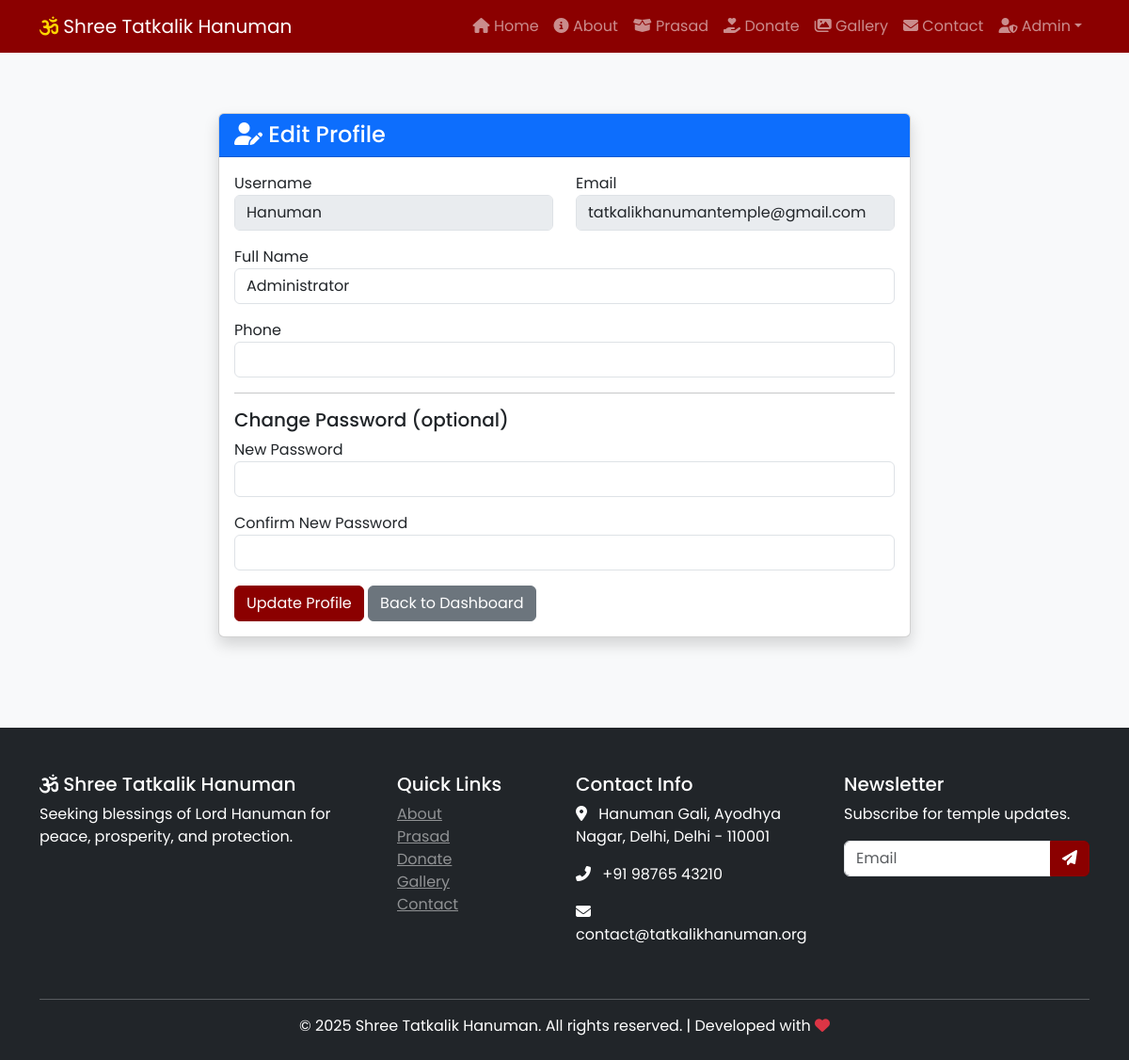
The app's page /profile (signed in) with its own data.
### app.py (models this page shows, shortened)
class User(UserMixin, db.Model):
    id = db.Column(db.Integer, primary_key=True)
    username = db.Column(db.String(80), unique=True, nullable=False)
    email = db.Column(db.String(120), unique=True, nullable=False)
    password_hash = db.Column(db.String(200), nullable=False)
    full_name = db.Column(db.String(100))
    phone = db.Column(db.String(20))
    role = db.Column(db.String(20), default='user')  # 'admin', 'user', 'darshan_manager'
    created_at = db.Column(db.DateTime, default=lambda: datetime.now(timezone.utc))
    bookings = db.relationship('PrasadBooking', backref='user', lazy=True)
    donations = db.relationship('Donation', backref='user', lazy=True)
    @property
    def is_admin(self):
        return self.role == 'admin'

class SiteSettings(db.Model):
    id = db.Column(db.Integer, primary_key=True)
    about_visible = db.Column(db.Boolean, default=True)
    prasad_visible = db.Column(db.Boolean, default=True)
    donation_visible = db.Column(db.Boolean, default=True)
    gallery_visible = db.Column(db.Boolean, default=True)
    contact_visible = db.Column(db.Boolean, default=True)
    phone_primary = db.Column(db.String(20), default='+91 98765 43210')
    phone_secondary = db.Column(db.String(20), default='')
    email_primary = db.Column(db.String(120), default='contact@tatkalikhanuman.org')
    email_secondary = db.Column(db.String(120), default='')
    address_line1 = db.Column(db.String(200), default='Hanuman Gali')
    address_line2 = db.Column(db.String(200), default='Ayodhya Nagar')
    city = db.Column(db.String(100), default='Delhi')
    state = db.Column(db.String(100), default='Delhi')
    pincode = db.Column(db.String(10), default='110001')
    google_maps_embed = db.Column(db.Text, default='')
    upi_id = db.Column(db.String(100), default='temple@ybl')
    upi_qr_filename = db.Column(db.String(200), default='')
    bank_name = db.Column(db.String(100), default='State Bank of India')
    bank_account_name = db.Column(db.String(200), default='Shree Tatkalik Hanuman Trust')
    bank_account_number = db.Column(db.String(50), default='123456789012')
    bank_ifsc = db.Column(db.String(20), default='SBIN0001234')
    bank_branch = db.Column(db.String(100), default='Main Branch')
    facebook_url = db.Column(db.String(200), default='#')
    instagram_url = db.Column(db.String(200), default='#')
    youtube_url = db.Column(db.String(200), default='#')
    twitter_url = db.Column(db.String(200), default='')
    morning_open = db.Column(db.String(10), default='06:00')
    morning_close = db.Column(db.String(10), default='12:00')
    evening_open = db.Column(db.String(10), default='16:00')
    evening_close = db.Column(db.String(10), default='21:00')
    mangala_aarti = db.Column(db.String(10), default='06:30')
    bhog_aarti = db.Column(db.String(10), default='12:30')
    sandhya_aarti = db.Column(db.String(10), default='19:00')
    shayan_aarti = db.Column(db.String(10), default='21:00')
    updated_at = db.Column(db.DateTime, default=lambda: datetime.now(timezone.utc), onupdate=lambda: datetime.now(timezone.utc))
    @staticmethod
    def get_settings():
        settings = SiteSettings.query.first()
        if not settings:
            settings = SiteSettings()
            db.session.add(settings)
            db.session.commit()
        return settings

### app.py (the view, shortened to what this page needs)
@app.route('/profile', methods=['GET', 'POST'])
@login_required
def profile():
    return render_template('profile.html')

### app.py (called while the page is built)
@login_manager.user_loader
def load_user(user_id):
    return User.query.get(int(user_id))

@app.context_processor
def inject_globals():
    try:
        settings = SiteSettings.get_settings()
    except:
        settings = None
    return {
        'settings': settings,
        'get_today_darshan': DailyDarshan.get_today_darshan,
        'now': lambda: datetime.now(timezone.utc)
    }

### templates/profile.html (shortened to what this page needs)
{% extends "base.html" %}
{% block content %}
<div class="container py-5">
    <div class="row justify-content-center">
        <div class="col-md-8">
            <div class="card shadow">
                <div class="card-header bg-primary text-white">
                    <h4 class="mb-0"><i class="fas fa-user-edit"></i> Edit Profile</h4>
                </div>
                <div class="card-body">
                    <form method="POST">
                        <div class="row">
                            <div class="col-md-6 mb-3">
                                <label>Username</label>
                                <input type="text" class="form-control" value="{{ current_user.username }}" disabled>
                            </div>
                            <div class="col-md-6 mb-3">
                                <label>Email</label>
                                <input type="email" class="form-control" value="{{ current_user.email }}" disabled>
                            </div>
                        </div>
                        <div class="mb-3">
                            <label>Full Name</label>
                            <input type="text" name="full_name" class="form-control" value="{{ current_user.full_name or '' }}">
                        </div>
                        <div class="mb-3">
                            <label>Phone</label>
                            <input type="tel" name="phone" class="form-control" value="{{ current_user.phone or '' }}">
                        </div>
                        <hr>
                        <h5>Change Password (optional)</h5>
                        <div class="mb-3">
                            <label>New Password</label>
                            <input type="password" name="new_password" class="form-control">
                        </div>
                        <div class="mb-3">
                            <label>Confirm New Password</label>
                            <input type="password" name="confirm_new_password" class="form-control">
                        </div>
                        <button type="submit" class="btn btn-primary">Update Profile</button>
                        <a href="{{ url_for('user_dashboard') }}" class="btn btn-secondary">Back to Dashboard</a>
                    </form>
                </div>
            </div>
        </div>
    </div>
</div>
{% endblock %}

### templates/base.html (shortened to what this page needs)
<!DOCTYPE html>
<html lang="en">
<head>
    <link href="https://cdn.jsdelivr.net/npm/bootstrap@5.3.0/dist/css/bootstrap.min.css" rel="stylesheet">
    <link rel="stylesheet" href="https://cdnjs.cloudflare.com/ajax/libs/font-awesome/6.4.0/css/all.min.css">
    <link rel="stylesheet" href="{{ url_for('static', filename='css/style.css') }}">
    <link rel="stylesheet" href="{{ url_for('static', filename='css/preloader.css') }}">
</head>
<body>
    <nav class="navbar navbar-expand-lg navbar-dark bg-maroon sticky-top">
        <div class="container">
            <a class="navbar-brand" href="{{ url_for('home') }}">
                <i class="fas fa-om"></i> Shree Tatkalik Hanuman
            </a>
            <div class="collapse navbar-collapse" id="navbarNav">
                <ul class="navbar-nav ms-auto">
                    <li class="nav-item"><a class="nav-link {% if request.endpoint == 'home' %}active{% endif %}" href="{{ url_for('home') }}"><i class="fas fa-home"></i> Home</a></li>
                    {% if settings.about_visible %}
                    <li class="nav-item"><a class="nav-link {% if request.endpoint == 'about' %}active{% endif %}" href="{{ url_for('about') }}"><i class="fas fa-info-circle"></i> About</a></li>
                    {% endif %}
                    {% if settings.prasad_visible %}
                    <li class="nav-item"><a class="nav-link {% if request.endpoint == 'prasad_booking' %}active{% endif %}" href="{{ url_for('prasad_booking') }}"><i class="fas fa-box-open"></i> Prasad</a></li>
                    {% endif %}
                    {% if settings.donation_visible %}
                    <li class="nav-item"><a class="nav-link {% if request.endpoint == 'donation' %}active{% endif %}" href="{{ url_for('donation') }}"><i class="fas fa-hand-holding-heart"></i> Donate</a></li>
                    {% endif %}
                    {% if settings.gallery_visible %}
                    <li class="nav-item"><a class="nav-link {% if request.endpoint == 'gallery' %}active{% endif %}" href="{{ url_for('gallery') }}"><i class="fas fa-images"></i> Gallery</a></li>
                    {% endif %}
                    {% if settings.contact_visible %}
                    <li class="nav-item"><a class="nav-link {% if request.endpoint == 'contact' %}active{% endif %}" href="{{ url_for('contact') }}"><i class="fas fa-envelope"></i> Contact</a></li>
                    {% endif %}
                    {% if current_user.is_authenticated %}
                        {% if current_user.is_admin %}
                        <li class="nav-item dropdown">
                            <a class="nav-link dropdown-toggle" href="#" role="button" data-bs-toggle="dropdown"><i class="fas fa-user-shield"></i> Admin</a>
                        </li>
                        {% endif %}
                    {% else %}
                        <li class="nav-item"><a class="nav-link" href="{{ url_for('user_login') }}"><i class="fas fa-sign-in-alt"></i> Login</a></li>
                        <li class="nav-item"><a class="nav-link" href="{{ url_for('register') }}"><i class="fas fa-user-plus"></i> Register</a></li>
                    {% endif %}
                </ul>
            </div>
        </div>
    </nav>
    <main>
        {% block content %}{% endblock %}
    </main>
    {% block footer %}
    <footer class="bg-dark text-white pt-5 pb-4 mt-5">
        <div class="container">
            <div class="row">
                <div class="col-md-4 mb-4">
                    <h5><i class="fas fa-om"></i> Shree Tatkalik Hanuman</h5>
                    <p>Seeking blessings of Lord Hanuman for peace, prosperity, and protection.</p>
                </div>
                <div class="col-md-2 mb-4">
                    <h5>Quick Links</h5>
                    <ul class="list-unstyled">
                        {% if settings.about_visible %}<li><a href="{{ url_for('about') }}" class="text-white-50">About</a></li>{% endif %}
                        {% if settings.prasad_visible %}<li><a href="{{ url_for('prasad_booking') }}" class="text-white-50">Prasad</a></li>{% endif %}
                        {% if settings.donation_visible %}<li><a href="{{ url_for('donation') }}" class="text-white-50">Donate</a></li>{% endif %}
                        {% if settings.gallery_visible %}<li><a href="{{ url_for('gallery') }}" class="text-white-50">Gallery</a></li>{% endif %}
                        {% if settings.contact_visible %}<li><a href="{{ url_for('contact') }}" class="text-white-50">Contact</a></li>{% endif %}
                    </ul>
                </div>
                <div class="col-md-3 mb-4">
                    <h5>Contact Info</h5>
                    <p><i class="fas fa-map-marker-alt me-2"></i>
                        {{ settings.address_line1 }}{% if settings.address_line2 %}, {{ settings.address_line2 }}{% endif %},
                        {{ settings.city }}, {{ settings.state }} - {{ settings.pincode }}
                    </p>
                    <p><i class="fas fa-phone-alt me-2"></i> {{ settings.phone_primary }}</p>
                    <p><i class="fas fa-envelope me-2"></i> {{ settings.email_primary }}</p>
                </div>
                <div class="col-md-3 mb-4">
                    <h5>Newsletter</h5>
                    <p>Subscribe for temple updates.</p>
                    <div class="input-group">
                        <input type="email" class="form-control" placeholder="Email">
                        <button class="btn btn-primary" type="button"><i class="fas fa-paper-plane"></i></button>
                    </div>
                </div>
            </div>
            <hr class="bg-secondary">
            <div class="text-center">
                <p class="mb-0">&copy; 2025 Shree Tatkalik Hanuman. All rights reserved. | Developed with <i class="fas fa-heart text-danger"></i></p>
            </div>
        </div>
    </footer>
    {% endblock %}
</body>
</html>

### static/css/style.css (style rules this page uses)
body { font-family: 'Poppins', sans-serif; background-color: #f8f9fa; }
.bg-maroon { background-color: #8B0000 !important; }
.navbar-brand i { color: #ffd700; }
.btn-primary { background-color: #8B0000; border-color: #8B0000; }

### records on screen
User: username "Hanuman", email "tatkalikhanumantemple@gmail.com", full_name "Administrator"
SiteSettings: address_line1 "Hanuman Gali", address_line2 "Ayodhya Nagar", city "Delhi", state "Delhi", pincode "110001", phone_primary "+91 98765 43210", email_primary "contact@tatkalikhanuman.org"
